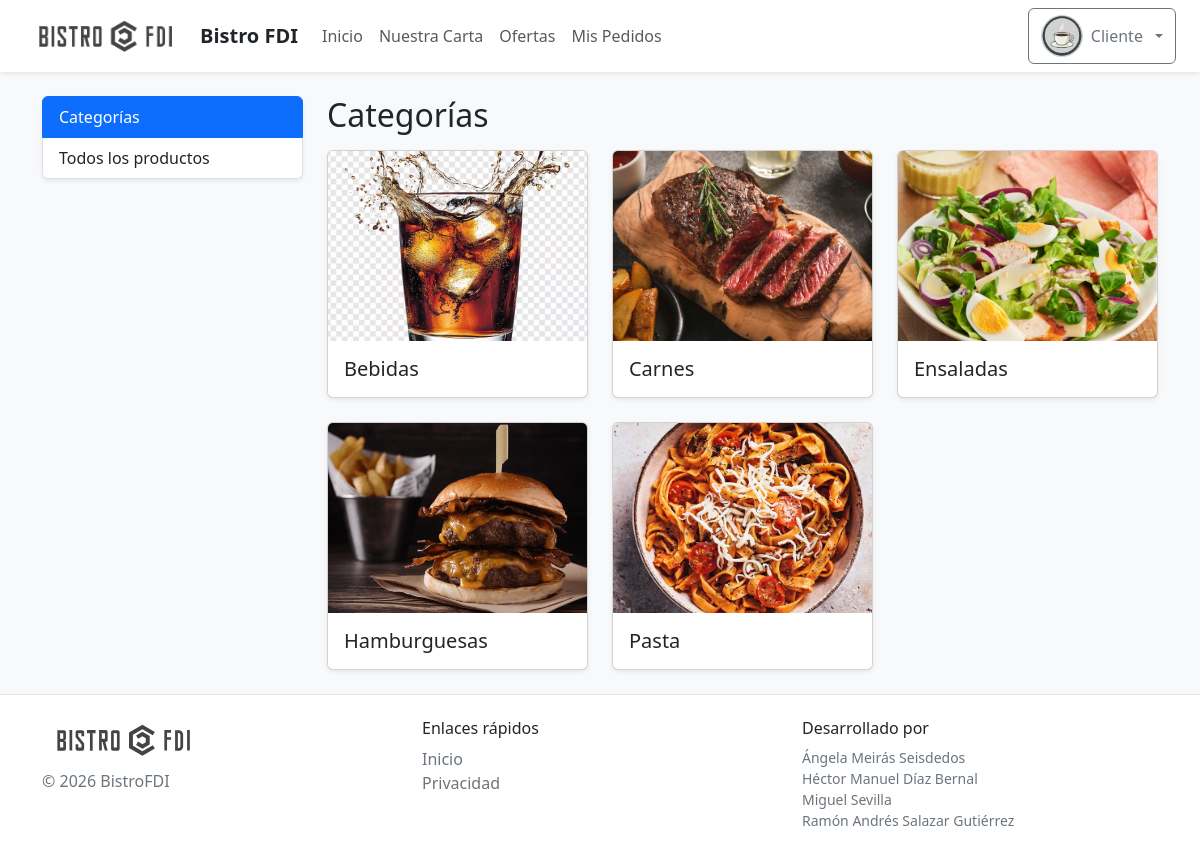
/includes/vistas/categorias/categorias_cliente.php?tipo=llevar (signed in), run on the app's committed database.
### tables this page shows
CREATE TABLE `categorias` (
  `id` int(11) NOT NULL,
  `nombre` varchar(100) NOT NULL,
  `descripcion` text DEFAULT NULL,
  `imagen` varchar(255) DEFAULT 'categoria_default.jpg',
  `activa` tinyint(1) DEFAULT 1
);

### includes/clases/SA/CategoriaSA.php (called while the page is built, shortened)
<?php
class CategoriaSA {
    private $dao;
    public function __construct($db_connection) {
        $this->dao = new CategoriaDAO($db_connection);
    }
    public function obtenerTodas() {
        return $this->dao->listarTodas();
    }
}

### includes/clases/DAO/CategoriaDAO.php (called while the page is built, shortened)
<?php
class CategoriaDAO {
    private $db;
    public function __construct($db_connection) {
        $this->db = $db_connection;
    }
    public function listarTodas() {
        $query = "SELECT * FROM categorias ORDER BY nombre ASC";
        $stmt = mysqli_prepare($this->db, $query);
        mysqli_stmt_execute($stmt);
        $res = mysqli_stmt_get_result($stmt);
        $categorias = [];
        while ($row = mysqli_fetch_assoc($res)) {
            $imagen = isset($row['imagen']) && !empty($row['imagen']) ? $row['imagen'] : 'categoria_default.jpg';
            $categorias[] = new Categoria(
                $row['id'],
                $row['nombre'],
                $row['descripcion'],
                $imagen,
                $row['activa'] ?? 1
            );
        }
        return $categorias;
    }
}

### includes/clases/DTO/Categoria.php (called while the page is built, shortened)
<?php
class Categoria {
    private $id;
    private $nombre;
    private $imagen;
    public function __construct($id, $nombre, $descripcion, $imagen = 'categoria_default.jpg', $activa = 1) {
        $this->id = $id;
        $this->nombre = $nombre;
        $this->imagen = $imagen;
    }
    public function getId() { return $this->id; }
    public function getNombre() { return $this->nombre; }
    public function getImagen() { return $this->imagen; }
}

### includes/vistas/categorias/categorias_cliente.php (the view, shortened to what this page needs)
<?php
require_once '../../config.php';
$catSA = new CategoriaSA($db_connection);
$categorias = $catSA->obtenerTodas();
$htmlCategorias = "";
foreach ($categorias as $cat) {
    $nombre = htmlspecialchars($cat->getNombre());
    $id = $cat->getId();
    $imagen = RAIZ_APP . "/img/categorias/" . ($cat->getImagen() ?: 'categoria_default.jpg');
    $tipo = (isset($_GET['tipo'])?"&tipo=".$_GET['tipo']:"");
    $htmlCategorias .= <<<EOF
        <div class="col">
        <a href="../productos/productos_cliente.php?id_categoria=$id$tipo" class="card h-100 text-decoration-none text-dark shadow-sm">
            <img src="$imagen" class="card-img-top card-img-fixed" alt="$nombre">
            <div class="card-body">
                <h2 class="h5 card-title mb-0">$nombre</h2>
            </div>
        </a>
        </div>
EOF;
}
$tipo = (isset($_GET['tipo'])?"?tipo=".$_GET['tipo']:"");
$contenidoPrincipal = <<<EOF
<div class="row g-4">
    <aside class="col-12 col-lg-3">
        <div class="list-group shadow-sm">
            <a class="list-group-item list-group-item-action active" href="categorias_cliente.php$tipo">Categorías</a>
            <a class="list-group-item list-group-item-action" href="../productos/productos_cliente.php$tipo">Todos los productos</a>
        </div>
    </aside>
    <section class="col-12 col-lg-9">
        <div class="d-flex justify-content-between align-items-center mb-3">
            <h1 class="h2 mb-0">Categorías</h1>
        </div>
        <div class="row row-cols-1 row-cols-sm-2 row-cols-xl-3 g-4">
            $htmlCategorias
        </div>
    </section>
</div>
EOF;
require("../comun/plantilla.php");

### includes/vistas/comun/plantilla.php (style rules this page uses)
.card-img-fixed { height: 190px; object-fit: cover; }

### data on the page
categorias: imagen (picture), nombre "Bebidas"
categorias: imagen (picture), nombre "Carnes"
categorias: imagen (picture), nombre "Ensaladas"
categorias: imagen (picture), nombre "Hamburguesas"
categorias: imagen (picture), nombre "Pasta"

### other printed values
$_SESSION['usuario']->nombre() "Cliente"
